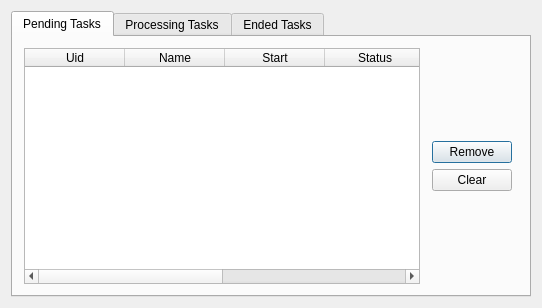
<?xml version="1.0" encoding="UTF-8"?>
<ui version="4.0">
 <class>CSchedulerDialog</class>
 <widget class="QDialog" name="CSchedulerDialog">
  <property name="geometry">
   <rect>
    <x>0</x>
    <y>0</y>
    <width>542</width>
    <height>308</height>
   </rect>
  </property>
  <property name="windowTitle">
   <string>CSchedulerDialog</string>
  </property>
  <property name="windowIcon">
   <iconset>
    <normaloff>:/BratIcon.png</normaloff>:/BratIcon.png</iconset>
  </property>
  <property name="autoFillBackground">
   <bool>false</bool>
  </property>
  <layout class="QHBoxLayout" name="horizontalLayout">
   <item>
    <widget class="QTabWidget" name="mTabWidget">
     <property name="currentIndex">
      <number>0</number>
     </property>
     <widget class="QWidget" name="tab_PendingTasks">
      <attribute name="title">
       <string>Pending Tasks</string>
      </attribute>
      <layout class="QHBoxLayout" name="horizontalLayout_2">
       <item>
        <widget class="QTableWidget" name="tablePendingTask">
         <column>
          <property name="text">
           <string>Uid</string>
          </property>
         </column>
         <column>
          <property name="text">
           <string>Name</string>
          </property>
         </column>
         <column>
          <property name="text">
           <string>Start</string>
          </property>
         </column>
         <column>
          <property name="text">
           <string>Status</string>
          </property>
         </column>
         <column>
          <property name="text">
           <string>Command Line</string>
          </property>
         </column>
         <column>
          <property name="text">
           <string>Log file</string>
          </property>
         </column>
        </widget>
       </item>
       <item>
        <layout class="QVBoxLayout" name="verticalLayout">
         <property name="leftMargin">
          <number>6</number>
         </property>
         <property name="topMargin">
          <number>6</number>
         </property>
         <property name="rightMargin">
          <number>6</number>
         </property>
         <property name="bottomMargin">
          <number>6</number>
         </property>
         <item>
          <spacer name="verticalSpacer_1">
           <property name="orientation">
            <enum>Qt::Vertical</enum>
           </property>
           <property name="sizeHint" stdset="0">
            <size>
             <width>20</width>
             <height>74</height>
            </size>
           </property>
          </spacer>
         </item>
         <item>
          <widget class="QPushButton" name="RemovePendTaskButton">
           <property name="text">
            <string>Remove</string>
           </property>
          </widget>
         </item>
         <item>
          <widget class="QPushButton" name="ClearPendTaskButton">
           <property name="text">
            <string>Clear</string>
           </property>
          </widget>
         </item>
         <item>
          <spacer name="verticalSpacer_2">
           <property name="orientation">
            <enum>Qt::Vertical</enum>
           </property>
           <property name="sizeHint" stdset="0">
            <size>
             <width>20</width>
             <height>73</height>
            </size>
           </property>
          </spacer>
         </item>
        </layout>
       </item>
      </layout>
     </widget>
     <widget class="QWidget" name="tab_ProcessTasks">
      <attribute name="title">
       <string>Processing Tasks</string>
      </attribute>
      <layout class="QHBoxLayout" name="horizontalLayout_3">
       <item>
        <widget class="QTableWidget" name="tableProcTask">
         <column>
          <property name="text">
           <string>Uid</string>
          </property>
         </column>
         <column>
          <property name="text">
           <string>Name</string>
          </property>
         </column>
         <column>
          <property name="text">
           <string>Start</string>
          </property>
         </column>
         <column>
          <property name="text">
           <string>Status</string>
          </property>
         </column>
         <column>
          <property name="text">
           <string>Command Line</string>
          </property>
         </column>
         <column>
          <property name="text">
           <string>Log file</string>
          </property>
         </column>
        </widget>
       </item>
       <item>
        <layout class="QVBoxLayout" name="verticalLayout_2">
         <property name="leftMargin">
          <number>6</number>
         </property>
         <property name="topMargin">
          <number>6</number>
         </property>
         <property name="rightMargin">
          <number>6</number>
         </property>
         <property name="bottomMargin">
          <number>6</number>
         </property>
         <item>
          <spacer name="verticalSpacer_3">
           <property name="orientation">
            <enum>Qt::Vertical</enum>
           </property>
           <property name="sizeHint" stdset="0">
            <size>
             <width>20</width>
             <height>87</height>
            </size>
           </property>
          </spacer>
         </item>
         <item>
          <widget class="QPushButton" name="KillProcButton">
           <property name="text">
            <string>Kill</string>
           </property>
          </widget>
         </item>
         <item>
          <spacer name="verticalSpacer_4">
           <property name="orientation">
            <enum>Qt::Vertical</enum>
           </property>
           <property name="sizeHint" stdset="0">
            <size>
             <width>20</width>
             <height>88</height>
            </size>
           </property>
          </spacer>
         </item>
        </layout>
       </item>
      </layout>
     </widget>
     <widget class="QWidget" name="tab_EndedTasks">
      <attribute name="title">
       <string>Ended Tasks</string>
      </attribute>
      <layout class="QHBoxLayout" name="horizontalLayout_4">
       <item>
        <widget class="QTableWidget" name="tableEndTask">
         <column>
          <property name="text">
           <string>Uid</string>
          </property>
         </column>
         <column>
          <property name="text">
           <string>Name</string>
          </property>
         </column>
         <column>
          <property name="text">
           <string>Start</string>
          </property>
         </column>
         <column>
          <property name="text">
           <string>Status</string>
          </property>
         </column>
         <column>
          <property name="text">
           <string>Command Line</string>
          </property>
         </column>
         <column>
          <property name="text">
           <string>Log file</string>
          </property>
         </column>
        </widget>
       </item>
       <item>
        <layout class="QVBoxLayout" name="verticalLayout_3">
         <property name="leftMargin">
          <number>6</number>
         </property>
         <property name="topMargin">
          <number>6</number>
         </property>
         <property name="rightMargin">
          <number>6</number>
         </property>
         <property name="bottomMargin">
          <number>6</number>
         </property>
         <item>
          <spacer name="verticalSpacer_8">
           <property name="orientation">
            <enum>Qt::Vertical</enum>
           </property>
           <property name="sizeHint" stdset="0">
            <size>
             <width>20</width>
             <height>46</height>
            </size>
           </property>
          </spacer>
         </item>
         <item>
          <widget class="QPushButton" name="RemoveEndTaskButton">
           <property name="text">
            <string>Remove</string>
           </property>
          </widget>
         </item>
         <item>
          <widget class="QPushButton" name="ClearEndTaskButton">
           <property name="text">
            <string>Clear</string>
           </property>
          </widget>
         </item>
         <item>
          <spacer name="verticalSpacer_9">
           <property name="orientation">
            <enum>Qt::Vertical</enum>
           </property>
           <property name="sizeType">
            <enum>QSizePolicy::Fixed</enum>
           </property>
           <property name="sizeHint" stdset="0">
            <size>
             <width>20</width>
             <height>20</height>
            </size>
           </property>
          </spacer>
         </item>
         <item>
          <widget class="QPushButton" name="ShowLogButton">
           <property name="text">
            <string>Show Log</string>
           </property>
          </widget>
         </item>
         <item>
          <spacer name="verticalSpacer_7">
           <property name="orientation">
            <enum>Qt::Vertical</enum>
           </property>
           <property name="sizeHint" stdset="0">
            <size>
             <width>20</width>
             <height>47</height>
            </size>
           </property>
          </spacer>
         </item>
        </layout>
       </item>
      </layout>
     </widget>
    </widget>
   </item>
  </layout>
 </widget>
 <layoutdefault spacing="6" margin="11"/>
 <resources/>
 <connections/>
</ui>
